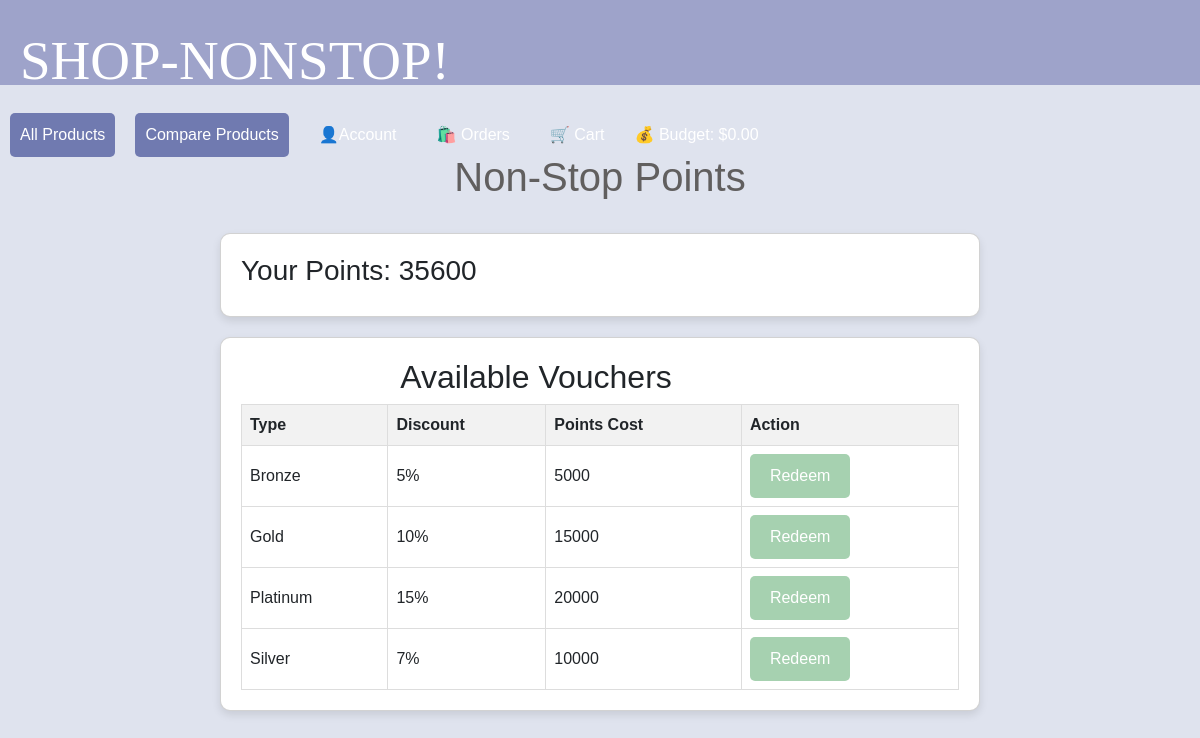
Before: /non_stop_points (signed in) with the older database file.
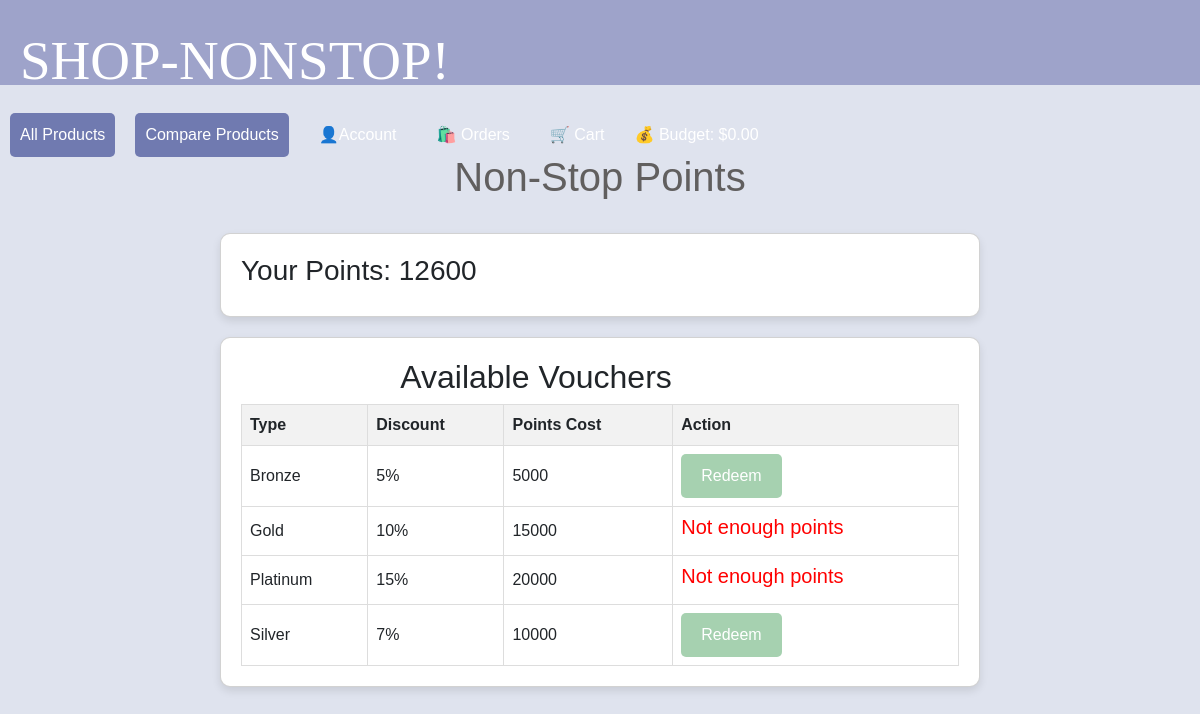
After: the same page with the newer database file.
### app/models.py (models this page shows, shortened)
class User(db.Model):
    id = db.Column(db.Integer, primary_key=True)
    username = db.Column(db.String(80), unique=True, nullable=False)
    email = db.Column(db.String(120), unique=True, nullable=False)
    password = db.Column(db.String(80), nullable=False)
    points = db.Column(db.Integer, default=0)
    vouchers = db.relationship('Voucher', secondary=user_vouchers,
                               backref=db.backref('users', lazy='dynamic'))
    friends = relationship(
        'User',
        secondary='friendship',
        primaryjoin=id == Friendship.user_id,
        secondaryjoin=id == Friendship.friend_id,
        backref='friend_of'
    )

class Voucher(db.Model):
    __tablename__ = 'voucher'
    id = db.Column(db.Integer, primary_key=True)
    type = db.Column(db.String(50), nullable=False)  # Bronze, Silver, Gold, Platinum
    discount = db.Column(db.Integer, nullable=False)  # Discount percentage
    points_cost = db.Column(db.Integer, nullable=False)  # Cost in points

### app/routes.py (the view, shortened to what this page needs)
@app.route('/non_stop_points', methods=['GET', 'POST'])
def non_stop_points():
    if 'username' not in session:
        flash('Please login to view this page', 'error')
        return redirect(url_for('login'))
    user = User.query.filter_by(username=session['username']).first_or_404()
    vouchers = Voucher.query.all()
    return render_template('non_stop_points.html', user=user, vouchers=vouchers)

### app/templates/non_stop_points.html (shortened to what this page needs)
{% extends "base.html" %}
{% block content %}
<div class="container mt-5">
    <h1 style="text-align: center;">Non-Stop Points</h1><br>
    <div class="card">
        <h3>Your Points: {{ user.points }}</h3>
    </div>
    <div class="card">
        <h2>Available Vouchers</h2>
        <table>
            <thead>
                <tr>
                    <th>Type</th>
                    <th>Discount</th>
                    <th>Points Cost</th>
                    <th>Action</th>
                </tr>
            </thead>
            <tbody>
                {% for voucher in vouchers %}
                <tr>
                    <td>{{ voucher.type }}</td>
                    <td>{{ voucher.discount }}%</td>
                    <td>{{ voucher.points_cost }}</td>
                    <td>
                        {% if user.points >= voucher.points_cost %}
                        <form action="{{ url_for('non_stop_points') }}" method="POST">
                            <button type="submit" class="btn btn-success">Redeem</button>
                        </form>
                        {% else %}
                        <h5 style="color: red;">Not enough points</h5>
                        {% endif %}
                    </td>
                </tr>
                {% endfor %}
            </tbody>
        </table>
    </div>
</div>
{% endblock %}

Changed rows visible on the page:
changed User: points "35600" → "12600"
computed for Voucher "Gold": text "Redeem" → "Not enough points"
computed for Voucher "Platinum": text "Redeem" → "Not enough points"
